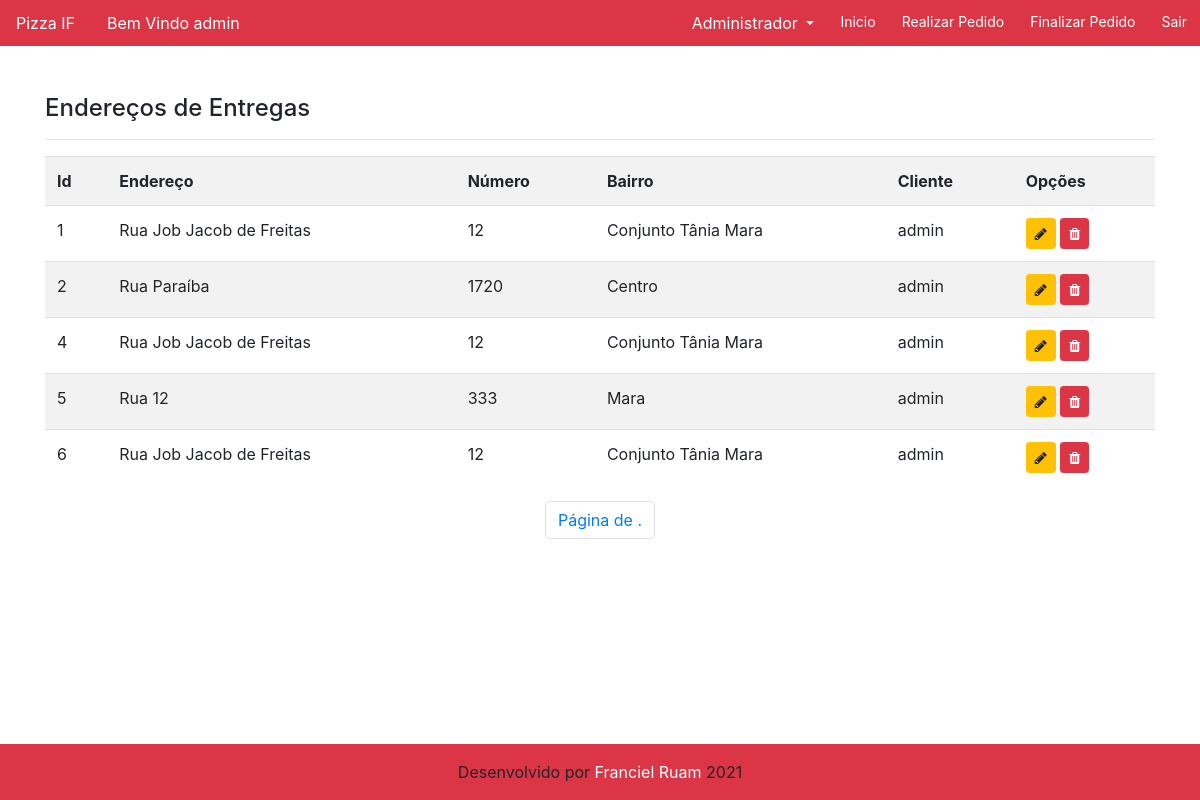
The app's page /listar/pedido/ (signed in), older data.
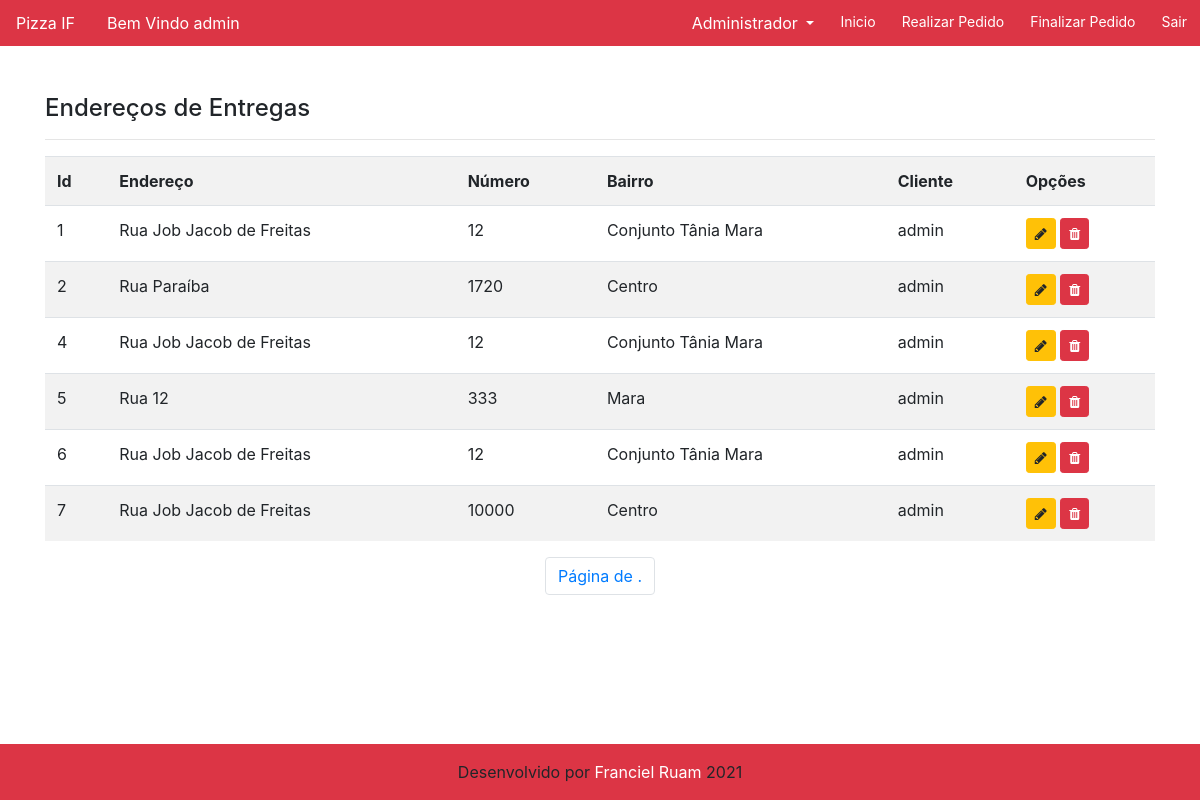
The same page, newer data.
### cadastro/models.py (models this page shows, shortened)
class Pedido(models.Model):
    enderecoRua = models.CharField(max_length=250, verbose_name="Endereço")
    enderecoNum = models.IntegerField(verbose_name="Número")
    enderecoBairro = models.CharField(max_length=50, verbose_name="Bairro")
    cliente = models.ForeignKey(User, on_delete=models.PROTECT)

### cadastro/views.py (the view)
# urls.py: path('listar/pedido/', PedidoList.as_view(), name='listar-pedido'),
class PedidoList(LoginRequiredMixin, ListView):
    login_url = reverse_lazy('login')
    model = Pedido
    template_name = "cadastro/listas/pedido.html"

### cadastro/templates/cadastro/listas/pedido.html (shortened to what this page needs)
{% extends 'paginas/modelo.html' %}
{% load static %}
{% load crispy_forms_tags %}
{% block conteudo %}
<h4>Endereços de Entregas</h4>
<hr>
<div class="table-responsive">
    <table class="table table-striped">
        <tr>
            <th>Id</th>
            <th>Endereço</th>
            <th>Número</th>
            <th>Bairro</th>
            <th>Cliente</th>
            <th>Opções</th>
        </tr>
        {% for pedido in object_list %}
        <tr>
            <td>{{ pedido.id }}</td>
            <td>{{ pedido.enderecoRua }}</td>
            <td>{{ pedido.enderecoNum }}</td>
            <td>{{ pedido.enderecoBairro }}</td>
            <td>{{ pedido.cliente }}</td>
            <td>
                <a href="{% url 'atualizar-pedido' pedido.pk %}" class="btn btn-warning btn-sm" title="Editar">
                    <i class="fa fa-pencil" aria-hidden="true"></i>
                </a>
                <a href="{% url 'excluir-pedido' pedido.pk %}" class="btn btn-danger btn-sm" title="Excluir">
                    <i class="fa fa-trash" aria-hidden="true"></i>
                </a>
            </td>
        </tr>
        {% empty %}
        <tr>
            <td colspan="3">Nenhum endereço Registrado</td>
        </tr>
        {% endfor %}
    </table>
    <ul class="pagination justify-content-center">
        <li class="page-item">
            <span class="page-link">Página {{ page_obj.number }} de {{ page_obj.paginator.num_pages }}.</span>
        </li>
    </ul>
</div>
{% endblock %}

### paginas/templates/paginas/modelo.html (shortened to what this page needs)
{% load static %}
<!doctype html>
<html lang="pt-br" class="h-100">
<head>
    <link href="{% static 'css/bootstrap.min.css' %}" rel="stylesheet">
    <link href="{% static 'css/font-awesome.min.css' %}" rel="stylesheet">
    <link href="{% static 'css/ifpr.css' %}" rel="stylesheet">
    <link rel="stylesheet" type="text/css" href="https://cdn.datatables.net/v/bs4/dt-1.10.22/datatables.min.css" />
</head>
<body class="d-flex flex-column h-100">
    <main role="main" class="flex-shrink-0">
        {% block menu %}
        <div class="bg-danger">
            <nav class="navbar navbar-expand-lg navbar-light corSecudaria">
                <a class="nav-link textBranco" href="{% url 'inicio' %}">Pizza IF</a>
                    {% if request.user.is_authenticated %}
                    <li class="nav-link mr-auto textBranco">Bem Vindo {{user.username}}</li>
                    {% endif %}
                    <ul class="navbar-nav">
                        <li class="nav-item dropdown">
                            <a class="nav-link dropdown-toggle text-white" href="#" id="navbarDropdownMenuLink"
                                data-toggle="dropdown">
                                Administrador
                            </a>
                        </li>
                        <li class="nav-item">
                            <a class="nav-link btn-sm btn-outline-dark" href="{% url 'inicio' %}">
                                Inicio
                            </a>
                        </li>
                        <li class="nav-item">
                            <a class="nav-link btn-sm btn-outline-dark" href="{% url 'adicionar-pizza' %}">
                                Realizar Pedido
                            </a>
                        </li>
                        <li class="nav-item">
                            <a class="nav-link btn-sm btn-outline-dark" href="{% url 'cadastrar-pedido' %}">
                                Finalizar Pedido
                            </a>
                        </li>
                        <li class="nav-item">
                            <a class="nav-link btn-sm btn-outline-dark" href="{% url 'logout' %}">
                                Sair
                            </a>
                        </li>
                    </ul>
                </div>
        {% endblock %}
        <div class="container py-5">
            {% block conteudo %}{% endblock %}
        </div>
    </main>
    <footer class="mt-auto">
        {% block rodape %}
        <div class="container-fluid bg-danger text-center">
            <div class="row">
                <div class="mx-auto">
                    <p class="text-center pt-3">Desenvolvido por
                        <a class="link-branco" href="https://www.linkedin.com/in/franciel-ruam-995644174/">
                            Franciel Ruam
                        </a>2021
                </div>
            </div>
        </div>
        {% endblock %}
    </footer>
</body>
</html>

### static/css/ifpr.css (style rules this page uses)
.link-branco { color: white; }
.navbar { padding: 0 !important; }
.navbar a.nav-link { color: white !important; }
.navbar .nav-item { padding: 3px 5px; }
.textBranco { color: white !important; }
table td { max-width: 500px; }

### paginas/templates/paginas/modelo.html (style rules this page uses)
body { background-image: url('/static/img/pizzaHome.jpg'); background-repeat: no-repeat; background-attachment: fixed; background-size: 100% 100%; }

Row changes from the older to the newer data that the page shows:
added Pedido: id "7", enderecoRua "Rua Job Jacob de Freitas", enderecoNum "10000", enderecoBairro "Centro", cliente "admin"
